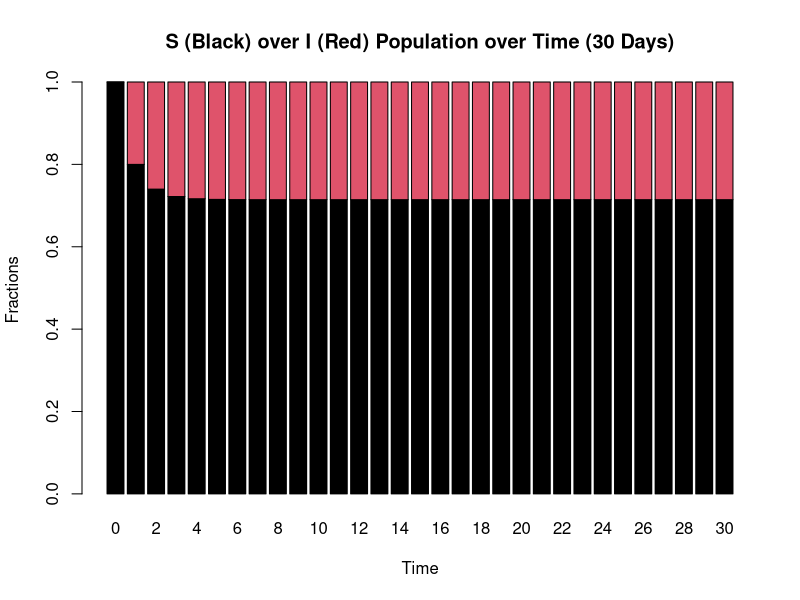
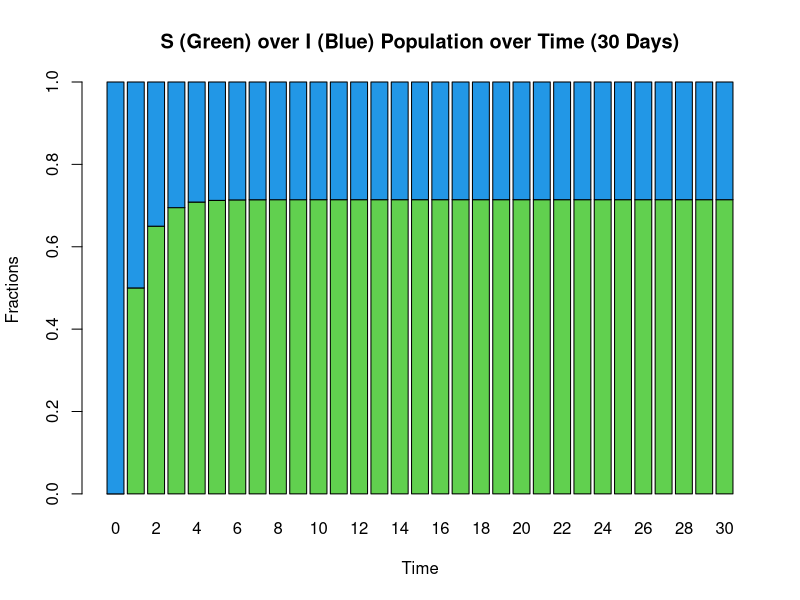
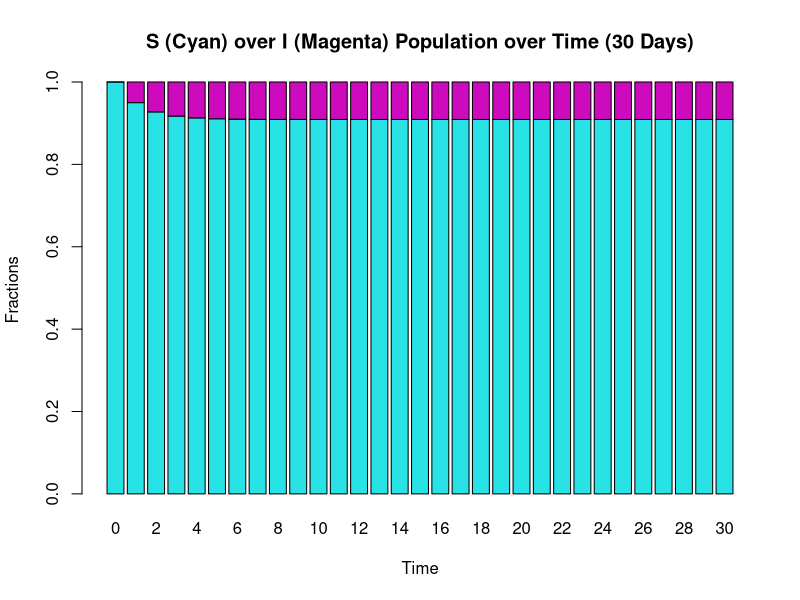
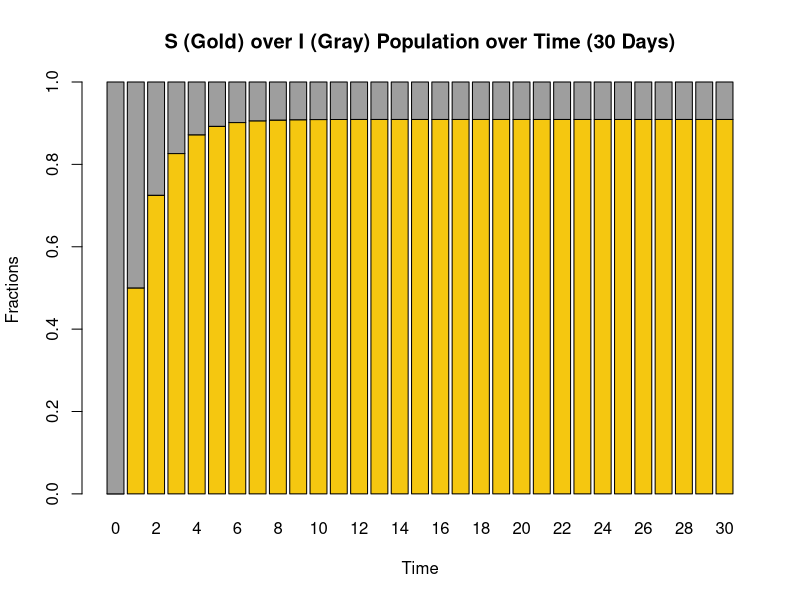
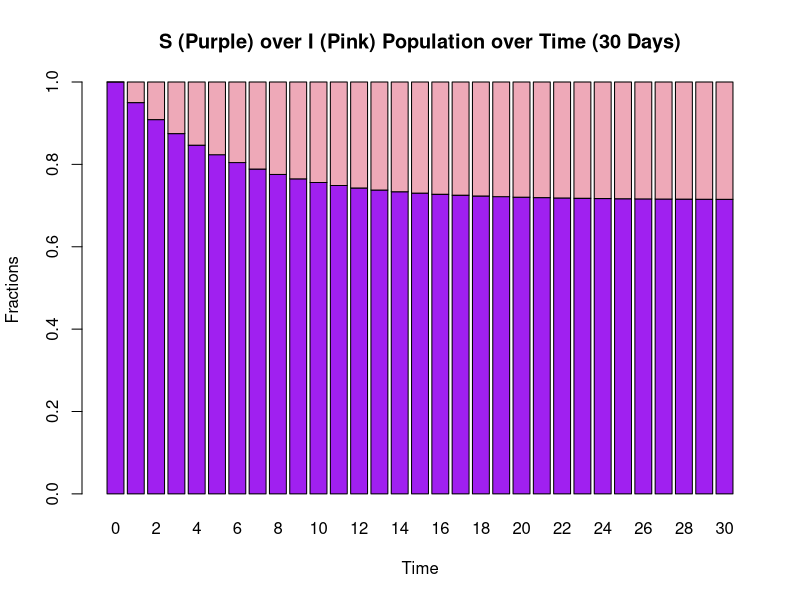
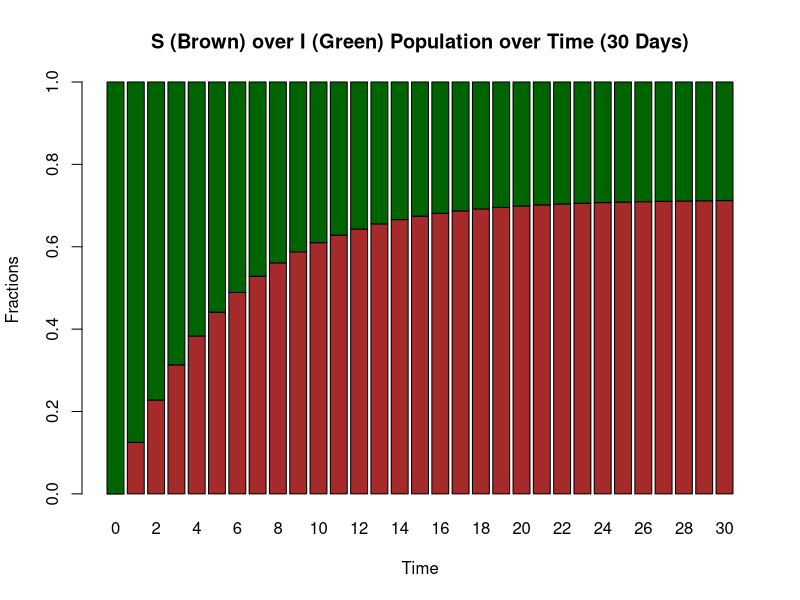
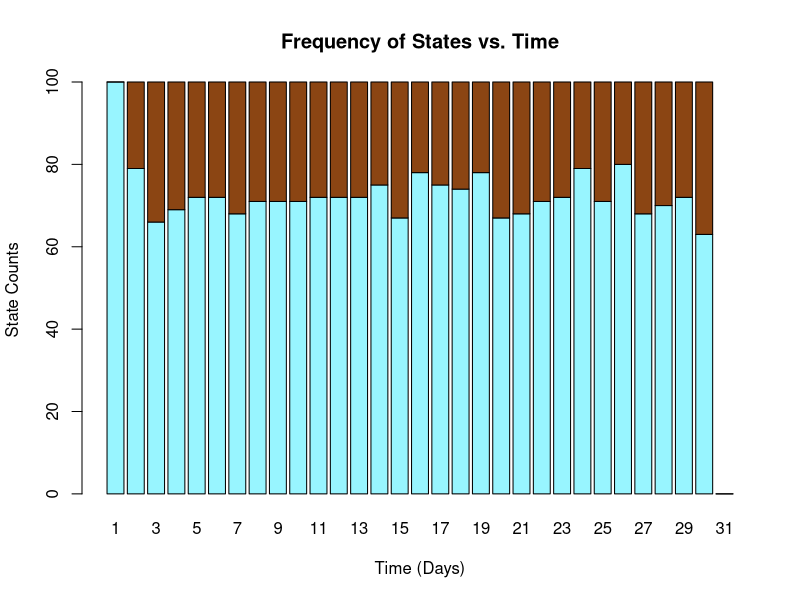
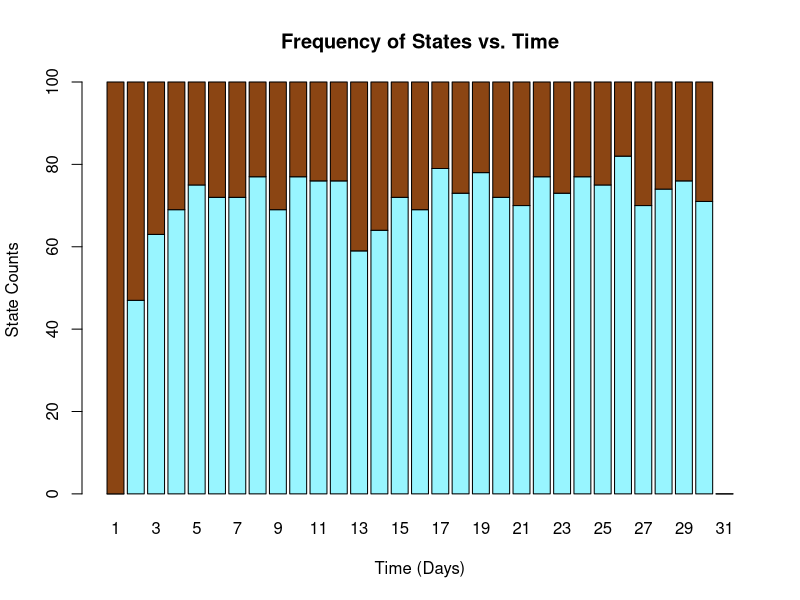

Generate these figures, in order, with R:
## ---- chunk 1
matrix1 <- matrix(c(0.8, 0.2, 0.5, 0.5), nrow = 2)
prob1 <- c(1, 0)
prob1mat <- matrix(0, nrow = 2, ncol = 3)
prob1mat[, 1] <- prob1

for(i in 1:2){
  prob1mat[, i+1] <- matrix1%*%prob1mat[, i]
}
print(prob1mat)
## ---- chunk 2
matrix1 <- matrix(c(0.8, 0.2, 0.5, 0.5), nrow = 2)
prob2 <- c(0, 1)
prob2mat <- matrix(0, nrow = 2, ncol = 3)
prob2mat[, 1] <- prob2

for(i in 1:2){
  prob2mat[, i+1] <- matrix1%*%prob2mat[, i]
}
print(prob2mat)
## ---- chunk 3
# Matrix
matrix1 <- matrix(c(0.8, 0.2, 0.5, 0.5), nrow = 2)

# Initial Probability 1
prob1 <- c(1, 0)
prob1mat <- matrix(0, nrow = 2, ncol = 31)
prob1mat[, 1] <- prob1

for(i in 1:30){
  prob1mat[, i+1] <- matrix1%*%prob1mat[, i]
}
print(prob1mat)

# Plot Initial Probability 1
barplot(prob1mat, 30, names.arg = 0:30, main = "S (Black) over I (Red) Population over Time (30 Days)", xlab = "Time", ylab = "Fractions", col = 1:2)
## ---- chunk 4
# Initial Probability 2
prob2 <- c(0, 1)
prob2mat <- matrix(0, nrow = 2, ncol = 31)
prob2mat[, 1] <- prob2

for(i in 1:30){
  prob2mat[, i+1] <- matrix1%*%prob2mat[, i]
}
print(prob2mat)

# Plot Initial Probability 2
barplot(prob2mat, 30, names.arg = 0:30, main = "S (Green) over I (Blue) Population over Time (30 Days)", xlab = "Time", ylab = "Fractions", col = 3:4)
## ---- chunk 5
matrix2 <- matrix(c(0.95, 0.05, 0.5, 0.5), nrow = 2)

# Initial Probability 1
prob1 <- c(1, 0)
prob1mat <- matrix(0, nrow = 2, ncol = 31)
prob1mat[, 1] <- prob1

for(i in 1:30){
  prob1mat[, i+1] <- matrix2%*%prob1mat[, i]
}
print(prob1mat)

# Plot Initial Probability 1
barplot(prob1mat, 30, names.arg = 0:30, main = "S (Cyan) over I (Magenta) Population over Time (30 Days)", xlab = "Time", ylab = "Fractions", col = 5:6)
## ---- chunk 6
# Initial Probability 2
prob2 <- c(0, 1)
prob2mat <- matrix(0, nrow = 2, ncol = 31)
prob2mat[, 1] <- prob2

for(i in 1:30){
  prob2mat[, i+1] <- matrix2%*%prob2mat[, i]
}
print(prob2mat)

# Plot Initial Probability 2
barplot(prob2mat, 30, names.arg = 0:30, main = "S (Gold) over I (Gray) Population over Time (30 Days)", xlab = "Time", ylab = "Fractions", col = 7:8)
## ---- chunk 7
matrix3 <- matrix(c(0.95, 0.05, 0.125, 0.875), nrow = 2)

# Initial Probability 1
prob1 <- c(1, 0)
prob1mat <- matrix(0, nrow = 2, ncol = 31)
prob1mat[, 1] <- prob1

for(i in 1:30){
  prob1mat[, i+1] <- matrix3%*%prob1mat[, i]
}
print(prob1mat)

# Plot Initial Probability 1
barplot(prob1mat, 30, names.arg = 0:30, main = "S (Purple) over I (Pink) Population over Time (30 Days)", xlab = "Time", ylab = "Fractions", col = c("purple", "pink2"))
## ---- chunk 8
# Initial Probability 2
prob2 <- c(0, 1)
prob2mat <- matrix(0, nrow = 2, ncol = 31)
prob2mat[, 1] <- prob2

for(i in 1:30){
  prob2mat[, i+1] <- matrix3%*%prob2mat[, i]
}
print(prob2mat)

# Plot Initial Probability 2
barplot(prob2mat, 30, names.arg = 0:30, main = "S (Brown) over I (Green) Population over Time (30 Days)", xlab = "Time", ylab = "Fractions", col = c("brown", "dark green"))
## ---- chunk 9
state <- 1
transStoI <- 0.2
transItoS <- 0.5
days <- 30
inds <- 100
matrix <- matrix(0, nrow = 100, ncol = 31)

func <- function(state, transStoI, transItoS, days) {
  state_vector <- rep(state, days)
  for (i in 1:days)
   
  {
    random <- runif(1)
    if (state_vector[i] == 1) {
      if (random < transStoI) {
        state_vector[i+1] <- 2
      } else {
        state_vector[i+1] <- 1
      }
    } else {if (state_vector[i] == 2) {
      if (random < transItoS) {
        state_vector[i+1] <- 1
      } else {
        state_vector[i+1] <- 2
      }
    } else {
     
      print ("Initial State must be either 1 or 2")
     
    }}}
   
    return(state_vector)
}

for (i in 1:inds) {matrix[i, ] = func(state, transStoI, transItoS, days)
}


matrix2 <- matrix(0, nrow = 2, ncol = 31)
for (i in 1:days){
  matrix2[, i] <- tabulate(matrix[, i], nbins = 2)
}

barplot(matrix2, main = "Frequency of States vs. Time", xlab = "Time (Days)", names.arg = 1:(days+1), ylab = "State Counts", col = c("cadetblue1", "chocolate4"))
## ---- chunk 10
state <- 2
transStoI <- 0.2
transItoS <- 0.5
days <- 30
inds <- 100
matrix <- matrix(0, nrow = 100, ncol = 31)

func <- function(state, transStoI, transItoS, days) {
  state_vector <- rep(state, days)
  for (i in 1:days)
   
  {
    random <- runif(1)
    if (state_vector[i] == 1) {
      if (random < transStoI) {
        state_vector[i+1] <- 2
      } else {
        state_vector[i+1] <- 1
      }
    } else {if (state_vector[i] == 2) {
      if (random < transItoS) {
        state_vector[i+1] <- 1
      } else {
        state_vector[i+1] <- 2
      }
    } else {
     
      print ("Initial State must be either 1 or 2")
     
    }}}
   
    return(state_vector)
}

for (i in 1:inds) {matrix[i, ] = func(state, transStoI, transItoS, days)
}


matrix2 <- matrix(0, nrow = 2, ncol = 31)
for (i in 1:days){
  matrix2[, i] <- tabulate(matrix[, i], nbins = 2)
}

barplot(matrix2, main = "Frequency of States vs. Time", xlab = "Time (Days)", names.arg = 1:(days+1), ylab = "State Counts", col = c("cadetblue1", "chocolate4"))
## ---- chunk 11
state <- 1
transStoI <- 0.05
transItoS <- 0.5
days <- 30
inds <- 100
matrix <- matrix(0, nrow = 100, ncol = 31)

func <- function(state, transStoI, transItoS, days) {
  state_vector <- rep(state, days)
  for (i in 1:days)
   
  {
    random <- runif(1)
    if (state_vector[i] == 1) {
      if (random < transStoI) {
        state_vector[i+1] <- 2
      } else {
        state_vector[i+1] <- 1
      }
    } else {if (state_vector[i] == 2) {
      if (random < transItoS) {
        state_vector[i+1] <- 1
      } else {
        state_vector[i+1] <- 2
      }
    } else {
     
      print ("Initial State must be either 1 or 2")
     
    }}}
   
    return(state_vector)
}

for (i in 1:inds) {matrix[i, ] = func(state, transStoI, transItoS, days)
}


matrix2 <- matrix(0, nrow = 2, ncol = 31)
for (i in 1:days){
  matrix2[, i] <- tabulate(matrix[, i], nbins = 2)
}

barplot(matrix2, main = "Frequency of States vs. Time", xlab = "Time (Days)", names.arg = 1:(days+1), ylab = "State Counts", col = c("mediumvioletred", "mediumspringgreen"))
## ---- chunk 12
state = 2
transStoI = 0.05
transItoS = 0.5
days = 30
inds = 100
matrix = matrix(0, nrow = 100, ncol = 31)

func <- function(state, transStoI, transItoS, days) {
  state_vector <- rep(state, days)
  for (i in 1:days)
   
  {
    random <- runif(1)
    if (state_vector[i] == 1) {
      if (random < transStoI) {
        state_vector[i+1] <- 2
      } else {
        state_vector[i+1] <- 1
      }
    } else {if (state_vector[i] == 2) {
      if (random < transItoS) {
        state_vector[i+1] <- 1
      } else {
        state_vector[i+1] <- 2
      }
    } else {
     
      print ("Initial State must be either 1 or 2")
     
    }}}
   
    return(state_vector)
}

for (i in 1:inds) {matrix[i, ] = func(state, transStoI, transItoS, days)
}


matrix2 = matrix(0, nrow = 2, ncol = 31)
for (i in 1:days){
  matrix2[, i] <- tabulate(matrix[, i], nbins = 2)
}

barplot(matrix2, main = "Frequency of States vs. Time", xlab = "Time (Days)", names.arg = 1:(days+1), ylab = "State Counts", col = c("mediumvioletred", "mediumspringgreen"))
## ---- chunk 13
state = 1
transStoI = 0.05
transItoS = 0.125
days = 30
inds = 100
matrix = matrix(0, nrow = 100, ncol = 31)

func <- function(state, transStoI, transItoS, days) {
  state_vector <- rep(state, days)
  for (i in 1:days)
   
  {
    random <- runif(1)
    if (state_vector[i] == 1) {
      if (random < transStoI) {
        state_vector[i+1] <- 2
      } else {
        state_vector[i+1] <- 1
      }
    } else {if (state_vector[i] == 2) {
      if (random < transItoS) {
        state_vector[i+1] <- 1
      } else {
        state_vector[i+1] <- 2
      }
    } else {
     
      print ("Initial State must be either 1 or 2")
     
    }}}
   
    return(state_vector)
}

for (i in 1:inds) {matrix[i, ] = func(state, transStoI, transItoS, days)
}


matrix2 = matrix(0, nrow = 2, ncol = 31)
for (i in 1:days){
  matrix2[, i] <- tabulate(matrix[, i], nbins = 2)
}

barplot(matrix2, main = "Frequency of States vs. Time", xlab = "Time (Days)", names.arg = 1:(days+1), ylab = "State Counts", col = c("royalblue1", "sandybrown"))
## ---- chunk 14
state = 2
transStoI = 0.05
transItoS = 0.125
days = 30
inds = 100
matrix = matrix(0, nrow = 100, ncol = 31)

func <- function(state, transStoI, transItoS, days) {
  state_vector <- rep(state, days)
  for (i in 1:days)
   
  {
    random <- runif(1)
    if (state_vector[i] == 1) {
      if (random < transStoI) {
        state_vector[i+1] <- 2
      } else {
        state_vector[i+1] <- 1
      }
    } else {if (state_vector[i] == 2) {
      if (random < transItoS) {
        state_vector[i+1] <- 1
      } else {
        state_vector[i+1] <- 2
      }
    } else {
     
      print ("Initial State must be either 1 or 2")
     
    }}}
   
    return(state_vector)
}

for (i in 1:inds) {matrix[i, ] = func(state, transStoI, transItoS, days)
}


matrix2 = matrix(0, nrow = 2, ncol = 31)
for (i in 1:days){
  matrix2[, i] <- tabulate(matrix[, i], nbins = 2)
}

barplot(matrix2, main = "Frequency of States vs. Time", xlab = "Time (Days)", names.arg = 1:(days+1), ylab = "State Counts", col = c("royalblue1", "sandybrown"))
